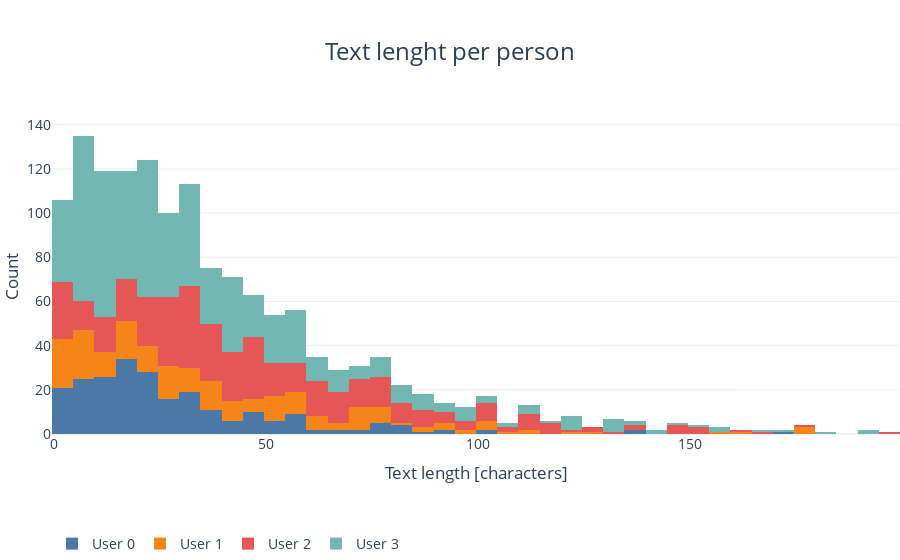

The code cell stored with this chart in its notebook:
### Code cell
plot_data = df[df["text_length"]<=200][["text_length","person"]]
plot_data = plot_data.sort_values(by=["person"])
bar = P.histogram(data=plot_data, x="text_length", color=plot_data["person"], title_text="Text lenght per person", xaxis_title="Text length [characters]", yaxis_title="Count")
bar.show()

### Figure 1 — Plotly figure (JSON) as saved in the notebook; plotly's stock layout.template omitted (floating-point values rounded to 4 significant figures; data arrays with more than 128 entries replaced by an {"elided": "..."} marker saying what was removed)
{"data": [{"alignmentgroup": "True", "bingroup": "x", "hovertemplate": "person=User 0<br>text_length=%{x}<br>count=%{y}<extra></extra>", "legendgroup": "User 0", "marker": {"color": "#4C78A8"}, "name": "User 0", "offsetgroup": "User 0", "orientation": "v", "showlegend": true, "type": "histogram", "x": {"elided": "234 int values"}, "xaxis": "x", "yaxis": "y"}, {"alignmentgroup": "True", "bingroup": "x", "hovertemplate": "person=User 1<br>text_length=%{x}<br>count=%{y}<extra></extra>", "legendgroup": "User 1", "marker": {"color": "#F58518"}, "name": "User 1", "offsetgroup": "User 1", "orientation": "v", "showlegend": true, "type": "histogram", "x": {"elided": "207 int values"}, "xaxis": "x", "yaxis": "y"}, {"alignmentgroup": "True", "bingroup": "x", "hovertemplate": "person=User 2<br>text_length=%{x}<br>count=%{y}<extra></extra>", "legendgroup": "User 2", "marker": {"color": "#E45756"}, "name": "User 2", "offsetgroup": "User 2", "orientation": "v", "showlegend": true, "type": "histogram", "x": {"elided": "390 int values"}, "xaxis": "x", "yaxis": "y"}, {"alignmentgroup": "True", "bingroup": "x", "hovertemplate": "person=User 3<br>text_length=%{x}<br>count=%{y}<extra></extra>", "legendgroup": "User 3", "marker": {"color": "#72B7B2"}, "name": "User 3", "offsetgroup": "User 3", "orientation": "v", "showlegend": true, "type": "histogram", "x": {"elided": "593 int values"}, "xaxis": "x", "yaxis": "y"}], "layout": {"autosize": true, "barmode": "relative", "font": {"size": 14}, "legend": {"orientation": "h", "title": {}, "tracegroupgap": 0, "y": -0.3}, "margin": {"b": 0, "l": 0, "r": 0, "t": 120}, "title": {"font": {"size": 24}, "text": "Text lenght per person", "x": 0.5}, "xaxis": {"anchor": "y", "domain": [0, 1], "title": {"text": "Text length [characters]"}}, "yaxis": {"anchor": "x", "domain": [0, 1], "title": {"text": "Count"}}}}
